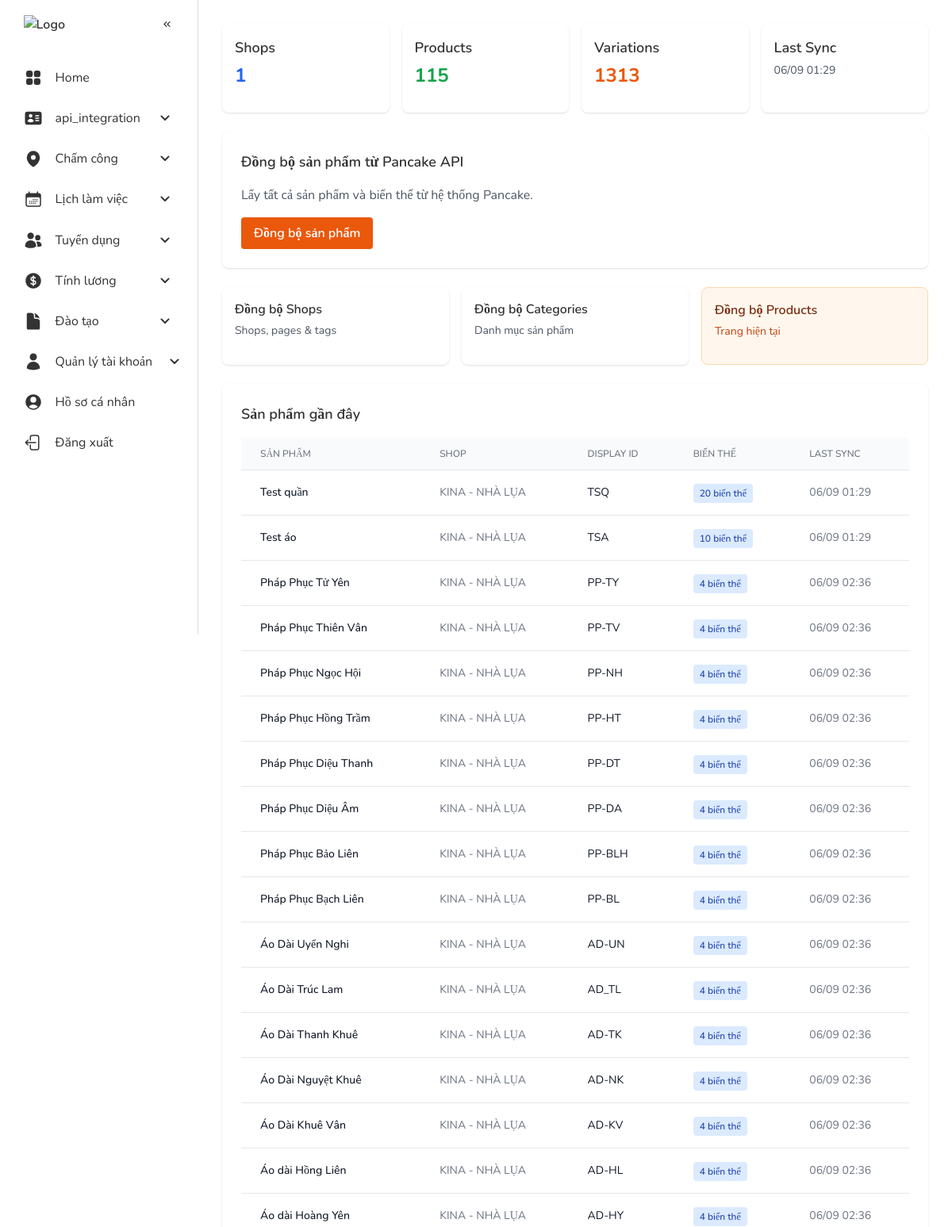
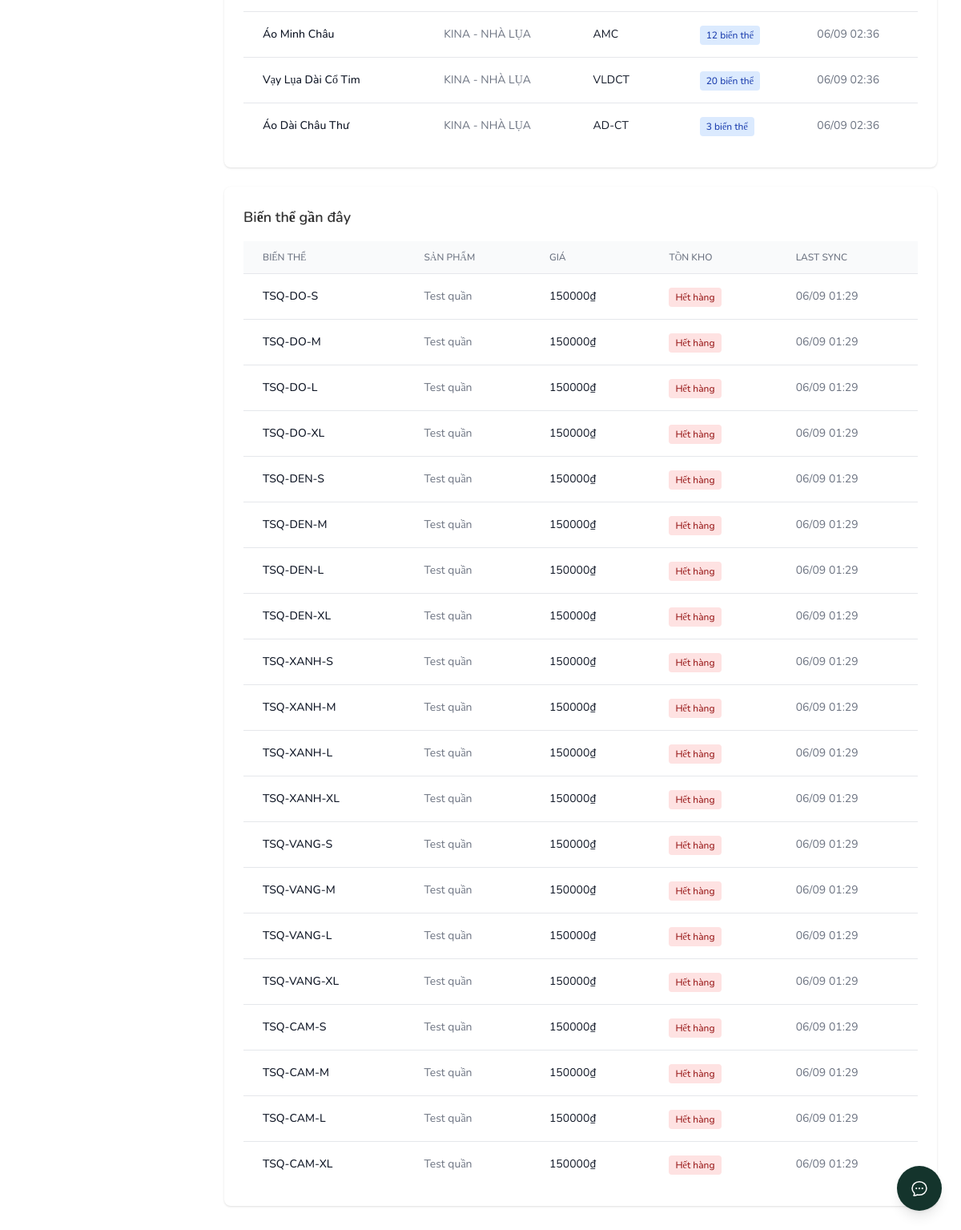
Page /api-integration/sync/products/ (signed in) on the committed database (2 pictures, top to bottom).
### shops/models.py (models this page shows, shortened)
class Product(models.Model):
    shop = models.ForeignKey(Shop, on_delete=models.CASCADE, related_name='products')
    pancake_id = models.CharField(max_length=100)
    display_id = models.CharField(max_length=100)
    name = models.CharField(max_length=255)
    image_url = models.URLField(blank=True, null=True)
    note_product = models.TextField(blank=True, null=True)
    is_published = models.BooleanField(null=True, blank=True)
    categories = models.ManyToManyField(Category, blank=True, related_name='products')
    tags = models.JSONField(default=list, blank=True)
    manipulation_warehouses = models.JSONField(default=list, blank=True)
    inserted_at = models.DateTimeField()  # Từ API
    created_at = models.DateTimeField(auto_now_add=True)
    updated_at = models.DateTimeField(auto_now=True)
    last_sync = models.DateTimeField(default=timezone.now)
    class Meta:
        db_table = 'products'
        verbose_name = 'Sản phẩm'
        verbose_name_plural = 'Sản phẩm'
        unique_together = ['shop', 'pancake_id']

class Shop(models.Model):
    pancake_id = models.IntegerField(unique=True)
    name = models.CharField(max_length=255)
    currency = models.CharField(max_length=10, default='VND')
    avatar_url = models.URLField(blank=True, null=True)
    link_post_marketer = models.JSONField(default=list, blank=True)
    created_at = models.DateTimeField(auto_now_add=True)
    updated_at = models.DateTimeField(auto_now=True)
    last_sync = models.DateTimeField(default=timezone.now)
    class Meta:
        db_table = 'shops'
        verbose_name = 'Cửa hàng'
        verbose_name_plural = 'Cửa hàng'

class ProductVariation(models.Model):
    product = models.ForeignKey(Product, on_delete=models.CASCADE, related_name='variations')
    pancake_id = models.CharField(max_length=100)
    display_id = models.CharField(max_length=100)
    barcode = models.CharField(max_length=100, blank=True, null=True)
    retail_price = models.DecimalField(max_digits=15, decimal_places=2, default=0)
    retail_price_after_discount = models.DecimalField(max_digits=15, decimal_places=2, default=0)
    price_at_counter = models.DecimalField(max_digits=15, decimal_places=2, default=0)
    total_purchase_price = models.DecimalField(max_digits=15, decimal_places=2, default=0)
    last_imported_price = models.DecimalField(max_digits=15, decimal_places=2, default=0)
    wholesale_price = models.JSONField(default=list, blank=True)
    remain_quantity = models.IntegerField(default=0)
    weight = models.DecimalField(max_digits=10, decimal_places=2, default=0)
    is_composite = models.BooleanField(default=False,null=True, blank=True,)
    is_hidden = models.BooleanField(default=False)
    is_locked = models.BooleanField(default=False)
    is_removed = models.BooleanField(null=True, blank=True, default=None)
    is_sell_negative_variation = models.BooleanField(default=False)
    images = models.JSONField(default=list, blank=True)
    videos = models.JSONField(null=True, blank=True)
    fields = models.ManyToManyField(ProductVariationField, blank=True, related_name='variations')
    composite_products = models.JSONField(default=list, blank=True)
    bonus_variations = models.JSONField(default=list, blank=True)
    variations_warehouses = models.JSONField(default=list, blank=True)
    inserted_at = models.DateTimeField()  # Từ API
    created_at = models.DateTimeField(auto_now_add=True)
    updated_at = models.DateTimeField(auto_now=True)
    last_sync = models.DateTimeField(default=timezone.now)
    class Meta:
        db_table = 'product_variations'
        verbose_name = 'Biến thể sản phẩm'
        verbose_name_plural = 'Biến thể sản phẩm'
        unique_together = ['product', 'pancake_id']

### api_integration/views.py (the view)
# urls.py: path('sync/products/', views.sync_products, name='sync_products'),
@login_required
@require_http_methods(["GET", "POST"])
def sync_products(request):
    if request.method == 'POST':
        try:
            shops = Shop.objects.all()
            total_result = ProductSyncResult()
            logger.info(f"Starting sync for {shops.count()} shops")
            for shop in shops:
                logger.info(f"Processing shop: {shop.name}")
                shop_result = _sync_shop_products(shop)
                total_result.products_created += shop_result.products_created
                total_result.products_updated += shop_result.products_updated
                total_result.variations_created += shop_result.variations_created
                total_result.variations_updated += shop_result.variations_updated
                total_result.fields_created += shop_result.fields_created
                total_result.errors.extend(shop_result.errors)
                logger.info(f"Shop {shop.name} completed: "
                           f"{shop_result.products_created + shop_result.products_updated} products, "
                           f"{shop_result.variations_created + shop_result.variations_updated} variations")
            message_parts = [
                f'Đồng bộ hoàn tất: {total_result.products_created} sản phẩm mới, '
                f'{total_result.products_updated} sản phẩm cập nhật, '
                f'{total_result.variations_created} biến thể mới, '
                f'{total_result.variations_updated} biến thể cập nhật'
            ]
            if total_result.errors:
                message_parts.append(f'{len(total_result.errors)} lỗi')
            logger.info(f"Sync completed: {', '.join(message_parts)}")
            context = {
                'success': len(total_result.errors) == 0,
                'message': ', '.join(message_parts),
                'sync_time': timezone.now(),
                'total_shops': Shop.objects.count(),
                'total_products': Product.objects.count(),
                'total_variations': ProductVariation.objects.count(),
                'products': Product.objects.select_related('shop').prefetch_related('variations')[:20],
                'synced_products': total_result.products_created + total_result.products_updated,
                'synced_variations': total_result.variations_created + total_result.variations_updated,
                'error_count': len(total_result.errors),
                'error_details': total_result.errors[:10]
            }
            if request.headers.get('Content-Type') == 'application/json':
                return JsonResponse({
                    'success': len(total_result.errors) == 0,
                    'message': 'Đồng bộ sản phẩm thành công' if not total_result.errors else 'Đồng bộ có lỗi',
                    'data': {
                        'products_created': total_result.products_created,
                        'products_updated': total_result.products_updated,
                        'variations_created': total_result.variations_created,
                        'variations_updated': total_result.variations_updated,
                        'errors': len(total_result.errors),
                        'error_details': total_result.errors[:10],
                        'timestamp': timezone.now().isoformat()
                    }
                })
        except Exception as e:
            logger.error(f"Critical error in sync_products: {e}", exc_info=True)
            context = {
                'success': False,
                'message': f'Lỗi đồng bộ sản phẩm: {str(e)}',
                'total_shops': Shop.objects.count(),
                'total_products': Product.objects.count(),
                'total_variations': ProductVariation.objects.count(),
                'products': Product.objects.select_related('shop').prefetch_related('variations')[:20]
            }
            if request.headers.get('Content-Type') == 'application/json':
                return JsonResponse({
                    'success': False,
                    'message': f'Lỗi đồng bộ: {str(e)}',
                    'error_code': 'SYNC_FAILED'
                }, status=500)
    else:
        context = {
            'total_shops': Shop.objects.count(),
            'total_products': Product.objects.count(),
            'total_variations': ProductVariation.objects.count(),
            'products': Product.objects.select_related('shop').prefetch_related('variations', 'categories')[:20],
            'recent_variations': ProductVariation.objects.select_related('product__shop').prefetch_related('fields')[:20]
        }
    return render(request, 'sync_products.html', context)

### api_integration/templates/sync_products.html (shortened to what this page needs)
{% extends 'base_generic.html' %}
{% block content %}
<div class="grid grid-cols-1 md:grid-cols-4 gap-4 mb-6">
    <div class="bg-white rounded-lg shadow p-4">
        <h3 class="text-lg font-semibold">Shops</h3>
        <p class="text-2xl font-bold text-blue-600">{{ total_shops|default:0 }}</p>
    </div>
    <div class="bg-white rounded-lg shadow p-4">
        <h3 class="text-lg font-semibold">Products</h3>
        <p class="text-2xl font-bold text-green-600">{{ total_products|default:0 }}</p>
    </div>
    <div class="bg-white rounded-lg shadow p-4">
        <h3 class="text-lg font-semibold">Variations</h3>
        <p class="text-2xl font-bold text-orange-600">{{ total_variations|default:0 }}</p>
    </div>
    <div class="bg-white rounded-lg shadow p-4">
        <h3 class="text-lg font-semibold">Last Sync</h3>
        <p class="text-sm text-gray-600">
            {% if products %}
                {{ products.0.last_sync|date:"d/m H:i" }}
            {% else %}
                Chưa có
            {% endif %}
        </p>
    </div>
</div>
<div class="bg-white rounded-lg shadow p-6 mb-6">
    <h3 class="text-lg font-semibold mb-4">Đồng bộ sản phẩm từ Pancake API</h3>
    <p class="text-gray-600 mb-4">Lấy tất cả sản phẩm và biến thể từ hệ thống Pancake.</p>
    <form method="post" id="sync-form">
        <button type="submit" id="sync-btn" class="bg-orange-600 hover:bg-orange-700 text-white font-semibold py-2 px-4 rounded">
            <span id="sync-text">Đồng bộ sản phẩm</span>
        </button>
    </form>
</div>
<div class="grid grid-cols-1 md:grid-cols-3 gap-4 mb-6">
    <a href="{% url 'api_integration:sync_shops' %}" class="bg-white rounded-lg shadow p-4 hover:shadow-md">
        <h4 class="font-semibold">Đồng bộ Shops</h4>
        <p class="text-sm text-gray-600">Shops, pages & tags</p>
    </a>
    <a href="{% url 'api_integration:sync_categories' %}" class="bg-white rounded-lg shadow p-4 hover:shadow-md">
        <h4 class="font-semibold">Đồng bộ Categories</h4>
        <p class="text-sm text-gray-600">Danh mục sản phẩm</p>
    </a>
    <div class="bg-orange-50 border border-orange-200 rounded-lg p-4">
        <h4 class="font-semibold text-orange-900">Đồng bộ Products</h4>
        <p class="text-sm text-orange-700">Trang hiện tại</p>
    </div>
</div>
{% if products %}
<div class="bg-white rounded-lg shadow p-6 mb-6">
    <h3 class="text-lg font-semibold mb-4">Sản phẩm gần đây</h3>
    <div class="overflow-x-auto">
        <table class="min-w-full divide-y divide-gray-200">
            <thead class="bg-gray-50">
                <tr>
                    <th class="px-6 py-3 text-left text-xs font-medium text-gray-500 uppercase">Sản phẩm</th>
                    <th class="px-6 py-3 text-left text-xs font-medium text-gray-500 uppercase">Shop</th>
                    <th class="px-6 py-3 text-left text-xs font-medium text-gray-500 uppercase">Display ID</th>
                    <th class="px-6 py-3 text-left text-xs font-medium text-gray-500 uppercase">Biến thể</th>
                    <th class="px-6 py-3 text-left text-xs font-medium text-gray-500 uppercase">Last Sync</th>
                </tr>
            </thead>
            <tbody class="bg-white divide-y divide-gray-200">
                {% for product in products %}
                <tr>
                    <td class="px-6 py-4 whitespace-nowrap">
                        <div class="text-sm font-medium text-gray-900">{{ product.name|truncatechars:30 }}</div>
                    </td>
                    <td class="px-6 py-4 whitespace-nowrap text-sm text-gray-500">
                        {{ product.shop.name|truncatechars:20 }}
                    </td>
                    <td class="px-6 py-4 whitespace-nowrap text-sm text-gray-900">
                        {{ product.display_id }}
                    </td>
                    <td class="px-6 py-4 whitespace-nowrap">
                        <span class="px-2 py-1 text-xs font-medium bg-blue-100 text-blue-800 rounded">
                            {{ product.variations.count }} biến thể
                        </span>
                    </td>
                    <td class="px-6 py-4 whitespace-nowrap text-sm text-gray-500">
                        {{ product.last_sync|date:"d/m H:i" }}
                    </td>
                </tr>
                {% endfor %}
            </tbody>
        </table>
    </div>
</div>
{% endif %}
{% if recent_variations %}
<div class="bg-white rounded-lg shadow p-6">
    <h3 class="text-lg font-semibold mb-4">Biến thể gần đây</h3>
    <div class="overflow-x-auto">
        <table class="min-w-full divide-y divide-gray-200">
            <thead class="bg-gray-50">
                <tr>
                    <th class="px-6 py-3 text-left text-xs font-medium text-gray-500 uppercase">Biến thể</th>
                    <th class="px-6 py-3 text-left text-xs font-medium text-gray-500 uppercase">Sản phẩm</th>
                    <th class="px-6 py-3 text-left text-xs font-medium text-gray-500 uppercase">Giá</th>
                    <th class="px-6 py-3 text-left text-xs font-medium text-gray-500 uppercase">Tồn kho</th>
                    <th class="px-6 py-3 text-left text-xs font-medium text-gray-500 uppercase">Last Sync</th>
                </tr>
            </thead>
            <tbody class="bg-white divide-y divide-gray-200">
                {% for variation in recent_variations %}
                <tr>
                    <td class="px-6 py-4 whitespace-nowrap text-sm font-medium text-gray-900">
                        {{ variation.display_id }}
                    </td>
                    <td class="px-6 py-4 whitespace-nowrap text-sm text-gray-500">
                        {{ variation.product.name|truncatechars:25 }}
                    </td>
                    <td class="px-6 py-4 whitespace-nowrap text-sm text-gray-900">
                        {{ variation.retail_price|floatformat:0 }}₫
                    </td>
                    <td class="px-6 py-4 whitespace-nowrap">
                        {% if variation.remain_quantity > 0 %}
                            <span class="px-2 py-1 text-xs font-medium bg-green-100 text-green-800 rounded">
                                {{ variation.remain_quantity }}
                            </span>
                        {% else %}
                            <span class="px-2 py-1 text-xs font-medium bg-red-100 text-red-800 rounded">
                                Hết hàng
                            </span>
                        {% endif %}
                    </td>
                    <td class="px-6 py-4 whitespace-nowrap text-sm text-gray-500">
                        {{ variation.last_sync|date:"d/m H:i" }}
                    </td>
                </tr>
                {% endfor %}
            </tbody>
        </table>
    </div>
</div>
{% endif %}
{% endblock %}

### main/templates/base_generic.html (style rules this page uses)
:root { --base-clr: #ffffff; --line-clr: #dddddd; --hover-clr: #f0f0f0; --text-clr: #333333; --accent-clr: #5e63ff; }
* { margin: 0; padding: 0; }
body { font-family: 'Nunito'; }
html { line-height: 1.5rem; }
body { min-height: 100vh; min-height: 100dvh; background-color: var(--base-clr); color: var(--text-clr); display: grid; grid-template-columns: auto 1fr; }
main p { color: var(--secondary-text-clr); margin-top: 5px; margin-bottom: 15px; }

### rows in the picture
Product: last_sync "06/09 01:29", name "Test quần", shop.name "KINA - NHÀ LỤA", display_id "TSQ", variations.count "20"
Product: name "Test áo", shop.name "KINA - NHÀ LỤA", display_id "TSA", variations.count "10", last_sync "06/09 01:29"
Product: name "Pháp Phục Tử Yên", shop.name "KINA - NHÀ LỤA", display_id "PP-TY", variations.count "4", last_sync "06/09 02:36"
Product: name "Pháp Phục Thiên Vân", shop.name "KINA - NHÀ LỤA", display_id "PP-TV", variations.count "4", last_sync "06/09 02:36"
Product: name "Pháp Phục Ngọc Hội", shop.name "KINA - NHÀ LỤA", display_id "PP-NH", variations.count "4", last_sync "06/09 02:36"
Product: name "Pháp Phục Hồng Trầm", shop.name "KINA - NHÀ LỤA", display_id "PP-HT", variations.count "4", last_sync "06/09 02:36"
Product: name "Pháp Phục Diệu Thanh", shop.name "KINA - NHÀ LỤA", display_id "PP-DT", variations.count "4", last_sync "06/09 02:36"
Product: name "Pháp Phục Diệu Âm", shop.name "KINA - NHÀ LỤA", display_id "PP-DA", variations.count "4", last_sync "06/09 02:36"
Product: name "Pháp Phục Bảo Liên", shop.name "KINA - NHÀ LỤA", display_id "PP-BLH", variations.count "4", last_sync "06/09 02:36"
Product: name "Pháp Phục Bạch Liên", shop.name "KINA - NHÀ LỤA", display_id "PP-BL", variations.count "4", last_sync "06/09 02:36"
Product: name "Áo Dài Uyển Nghi", shop.name "KINA - NHÀ LỤA", display_id "AD-UN", variations.count "4", last_sync "06/09 02:36"
Product: name "Áo Dài Trúc Lam", shop.name "KINA - NHÀ LỤA", display_id "AD_TL", variations.count "4", last_sync "06/09 02:36"
Product: name "Áo Dài Thanh Khuê", shop.name "KINA - NHÀ LỤA", display_id "AD-TK", variations.count "4", last_sync "06/09 02:36"
Product: name "Áo Dài Nguyệt Khuê", shop.name "KINA - NHÀ LỤA", display_id "AD-NK", variations.count "4", last_sync "06/09 02:36"
Product: name "Áo Dài Khuê Vân", shop.name "KINA - NHÀ LỤA", display_id "AD-KV", variations.count "4", last_sync "06/09 02:36"
Product: name "Áo dài Hồng Liên", shop.name "KINA - NHÀ LỤA", display_id "AD-HL", variations.count "4", last_sync "06/09 02:36"
Product: name "Áo dài Hoàng Yên", shop.name "KINA - NHÀ LỤA", display_id "AD-HY", variations.count "4", last_sync "06/09 02:36"
Product: name "Áo Minh Châu", shop.name "KINA - NHÀ LỤA", display_id "AMC", variations.count "12", last_sync "06/09 02:36"
Product: name "Vạy Lụa Dài Cổ Tim", shop.name "KINA - NHÀ LỤA", display_id "VLDCT", variations.count "20", last_sync "06/09 02:36"
Product: name "Áo Dài Châu Thư", shop.name "KINA - NHÀ LỤA", display_id "AD-CT", variations.count "3", last_sync "06/09 02:36"
ProductVariation: display_id "TSQ-DO-S", product.name "Test quần", retail_price "150000", remain_quantity "Hết hàng", last_sync "06/09 01:29"
ProductVariation: display_id "TSQ-DO-M", product.name "Test quần", retail_price "150000", remain_quantity "Hết hàng", last_sync "06/09 01:29"
ProductVariation: display_id "TSQ-DO-L", product.name "Test quần", retail_price "150000", remain_quantity "Hết hàng", last_sync "06/09 01:29"
ProductVariation: display_id "TSQ-DO-XL", product.name "Test quần", retail_price "150000", remain_quantity "Hết hàng", last_sync "06/09 01:29"
ProductVariation: display_id "TSQ-DEN-S", product.name "Test quần", retail_price "150000", remain_quantity "Hết hàng", last_sync "06/09 01:29"
ProductVariation: display_id "TSQ-DEN-M", product.name "Test quần", retail_price "150000", remain_quantity "Hết hàng", last_sync "06/09 01:29"
ProductVariation: display_id "TSQ-DEN-L", product.name "Test quần", retail_price "150000", remain_quantity "Hết hàng", last_sync "06/09 01:29"
ProductVariation: display_id "TSQ-DEN-XL", product.name "Test quần", retail_price "150000", remain_quantity "Hết hàng", last_sync "06/09 01:29"
ProductVariation: display_id "TSQ-XANH-S", product.name "Test quần", retail_price "150000", remain_quantity "Hết hàng", last_sync "06/09 01:29"
ProductVariation: display_id "TSQ-XANH-M", product.name "Test quần", retail_price "150000", remain_quantity "Hết hàng", last_sync "06/09 01:29"
ProductVariation: display_id "TSQ-XANH-L", product.name "Test quần", retail_price "150000", remain_quantity "Hết hàng", last_sync "06/09 01:29"
ProductVariation: display_id "TSQ-XANH-XL", product.name "Test quần", retail_price "150000", remain_quantity "Hết hàng", last_sync "06/09 01:29"
ProductVariation: display_id "TSQ-VANG-S", product.name "Test quần", retail_price "150000", remain_quantity "Hết hàng", last_sync "06/09 01:29"
ProductVariation: display_id "TSQ-VANG-M", product.name "Test quần", retail_price "150000", remain_quantity "Hết hàng", last_sync "06/09 01:29"
ProductVariation: display_id "TSQ-VANG-L", product.name "Test quần", retail_price "150000", remain_quantity "Hết hàng", last_sync "06/09 01:29"
ProductVariation: display_id "TSQ-VANG-XL", product.name "Test quần", retail_price "150000", remain_quantity "Hết hàng", last_sync "06/09 01:29"
ProductVariation: display_id "TSQ-CAM-S", product.name "Test quần", retail_price "150000", remain_quantity "Hết hàng", last_sync "06/09 01:29"
ProductVariation: display_id "TSQ-CAM-M", product.name "Test quần", retail_price "150000", remain_quantity "Hết hàng", last_sync "06/09 01:29"
ProductVariation: display_id "TSQ-CAM-L", product.name "Test quần", retail_price "150000", remain_quantity "Hết hàng", last_sync "06/09 01:29"
ProductVariation: display_id "TSQ-CAM-XL", product.name "Test quần", retail_price "150000", remain_quantity "Hết hàng", last_sync "06/09 01:29"

### other values in the picture
{{ total_shops|default:0 }} "1"
{{ total_products|default:0 }} "115"
{{ total_variations|default:0 }} "1313"
